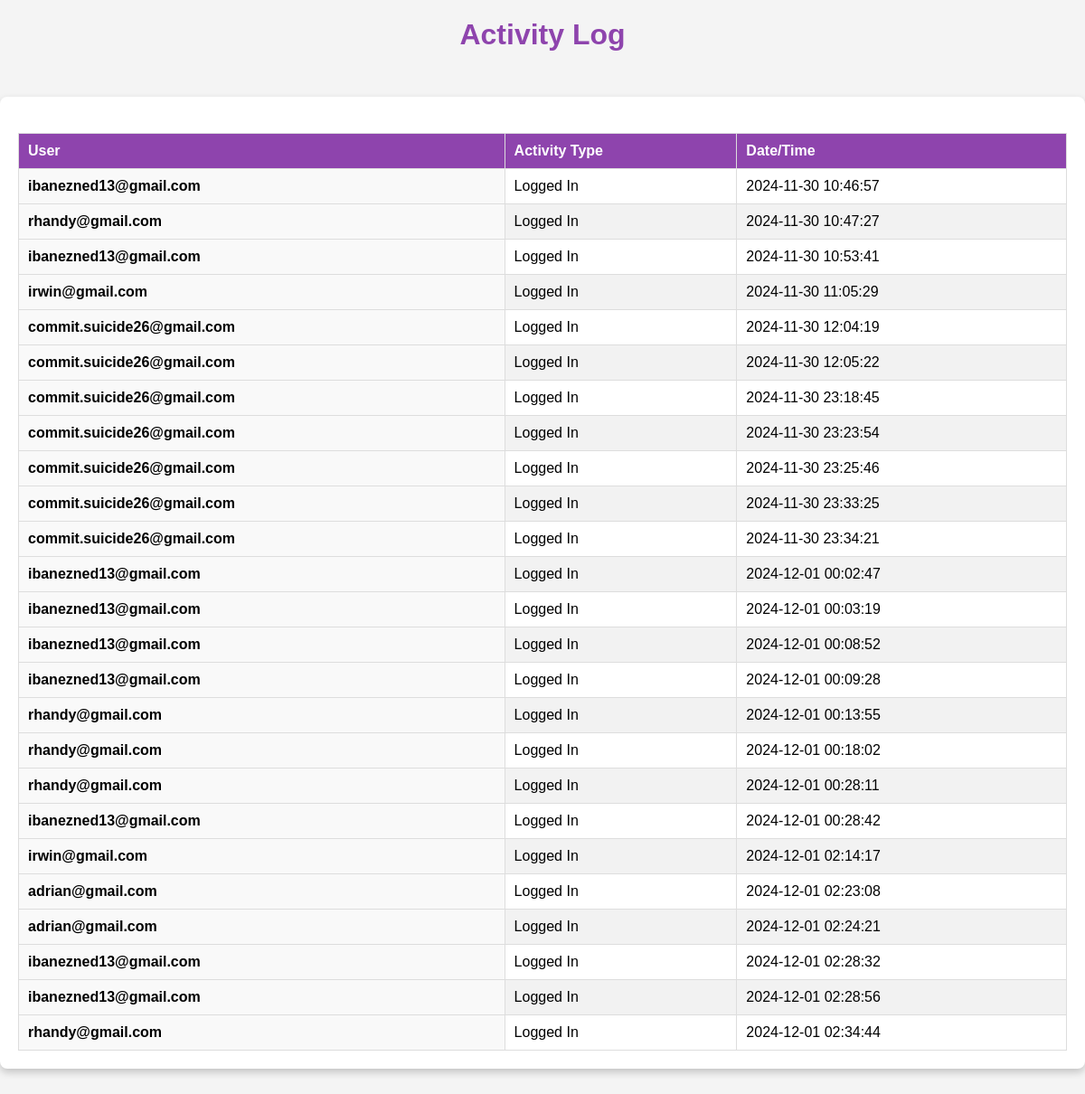
The page /activity_log.php on the database its author committed.
### tables this page shows
CREATE TABLE `activity_log` (
  `id` int(11) NOT NULL,
  `user_name` varchar(100) NOT NULL,
  `activity_type` varchar(50) NOT NULL,
  `date_time` timestamp NOT NULL DEFAULT current_timestamp()
);

### activity_log.php (the view, shortened to what this page needs)
<!DOCTYPE html>
<html lang="en">
<head>
</head>
<body>
    <h1>Activity Log</h1>
    <div class="panel">
        <table>
            <thead>
                <tr>
                    <th>User</th>
                    <th>Activity Type</th>
                    <th>Date/Time</th>
                </tr>
            </thead>
        <tbody>
            <?php
                function getDatabaseConnection() {
                    $servername = "localhost";
                    $username = "root";
                    $password = "";
                    $dbname = "webdev2";
                    $conn = new mysqli($servername, $username, $password, $dbname);
                    return $conn;
                }
                $conn = getDatabaseConnection();
                $sql = "SELECT user_name, activity_type, date_time FROM activity_log";
                $result = $conn->query($sql);
                if ($result->num_rows > 0) {
                    while($row = $result->fetch_assoc()) {
                        echo "<tr>";
                        echo "<td>" . $row["user_name"] . "</td>";
                        echo "<td>" . $row["activity_type"] . "</td>";
                        echo "<td>" . $row["date_time"] . "</td>";
                        echo "</tr>";
                    }
                } else {
                    echo "<tr><td colspan='3'>No activity logs found.</td></tr>";
                }
            ?>
        </tbody>
    </table>
</body>
</html>

### activity_log.php (style rules this page uses)
body { font-family: Arial, sans-serif; margin: 0; padding: 0; background-color: #f4f4f4; }
h1 { text-align: center; margin-top: 20px; color: #8e44ad; }
.panel { max-width: 1500px; margin: 50px auto; background-color: white; border-radius: 8px; box-shadow: 0 4px 8px rgba(0, 0, 0, 0.2); padding: 20px; text-align: center; }
table { border-collapse: collapse; width: 100%; margin-top: 20px; }
th, td { border: 1px solid #ddd; padding: 10px; text-align: left; }
th { background-color: #8e44ad; color: white; font-weight: bold; }
td:first-child { background-color: #f9f9f9; font-weight: bold; }
tr:nth-child(even) { background-color: #f2f2f2; }

### rows shown on the page
activity_log: user_name "ibanezned13@gmail.com", activity_type "Logged In", date_time "2024-11-30 10:46:57"
activity_log: user_name "rhandy@gmail.com", activity_type "Logged In", date_time "2024-11-30 10:47:27"
activity_log: user_name "ibanezned13@gmail.com", activity_type "Logged In", date_time "2024-11-30 10:53:41"
activity_log: user_name "irwin@gmail.com", activity_type "Logged In", date_time "2024-11-30 11:05:29"
activity_log: user_name "commit.suicide26@gmail.com", activity_type "Logged In", date_time "2024-11-30 12:04:19"
activity_log: user_name "commit.suicide26@gmail.com", activity_type "Logged In", date_time "2024-11-30 12:05:22"
activity_log: user_name "commit.suicide26@gmail.com", activity_type "Logged In", date_time "2024-11-30 23:18:45"
activity_log: user_name "commit.suicide26@gmail.com", activity_type "Logged In", date_time "2024-11-30 23:23:54"
activity_log: user_name "commit.suicide26@gmail.com", activity_type "Logged In", date_time "2024-11-30 23:25:46"
activity_log: user_name "commit.suicide26@gmail.com", activity_type "Logged In", date_time "2024-11-30 23:33:25"
activity_log: user_name "commit.suicide26@gmail.com", activity_type "Logged In", date_time "2024-11-30 23:34:21"
activity_log: user_name "ibanezned13@gmail.com", activity_type "Logged In", date_time "2024-12-01 00:02:47"
activity_log: user_name "ibanezned13@gmail.com", activity_type "Logged In", date_time "2024-12-01 00:03:19"
activity_log: user_name "ibanezned13@gmail.com", activity_type "Logged In", date_time "2024-12-01 00:08:52"
activity_log: user_name "ibanezned13@gmail.com", activity_type "Logged In", date_time "2024-12-01 00:09:28"
activity_log: user_name "rhandy@gmail.com", activity_type "Logged In", date_time "2024-12-01 00:13:55"
activity_log: user_name "rhandy@gmail.com", activity_type "Logged In", date_time "2024-12-01 00:18:02"
activity_log: user_name "rhandy@gmail.com", activity_type "Logged In", date_time "2024-12-01 00:28:11"
activity_log: user_name "ibanezned13@gmail.com", activity_type "Logged In", date_time "2024-12-01 00:28:42"
activity_log: user_name "irwin@gmail.com", activity_type "Logged In", date_time "2024-12-01 02:14:17"
activity_log: user_name "adrian@gmail.com", activity_type "Logged In", date_time "2024-12-01 02:23:08"
activity_log: user_name "adrian@gmail.com", activity_type "Logged In", date_time "2024-12-01 02:24:21"
activity_log: user_name "ibanezned13@gmail.com", activity_type "Logged In", date_time "2024-12-01 02:28:32"
activity_log: user_name "ibanezned13@gmail.com", activity_type "Logged In", date_time "2024-12-01 02:28:56"
activity_log: user_name "rhandy@gmail.com", activity_type "Logged In", date_time "2024-12-01 02:34:44"
